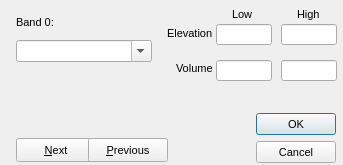
<?xml version="1.0"?>
<ui version="4.0">
  <class>TerrainSoundDialog</class>
  <widget class="QDialog" name="IDD_TERRAIN_SOUND_DIALOG">
    <property name="geometry">
      <rect>
        <x>0</x>
        <y>0</y>
        <width>343</width>
        <height>165</height>
      </rect>
    </property>
    <property name="windowTitle">
      <string>Terrain Ambient Sound</string>
    </property>
    <property name="font">
      <font>
        <family>Liberation Sans</family>
        <pointsize>8</pointsize>
        <bold>false</bold>
        <italic>false</italic>
      </font>
    </property>
    <property name="enabled">
      <bool>true</bool>
    </property>
    <property name="windowFlags">
      <set>Qt::Dialog|Qt::WindowCloseButtonHint</set>
    </property>
    <property name="minimumSize">
      <size>
        <width>343</width>
        <height>165</height>
      </size>
    </property>
    <property name="maximumSize">
      <size>
        <width>343</width>
        <height>165</height>
      </size>
    </property>
    <widget class="QLabel" name="IDC_STATIC">
      <property name="geometry">
        <rect>
          <x>232</x>
          <y>8</y>
          <width>51</width>
          <height>16</height>
        </rect>
      </property>
      <property name="text">
        <string>Low</string>
      </property>
      <property name="visible">
        <bool>true</bool>
      </property>
      <property name="enabled">
        <bool>true</bool>
      </property>
      <property name="alignment">
        <set>Qt::AlignLeft</set>
      </property>
    </widget>
    <widget class="QLabel" name="IDC_STATIC_2">
      <property name="geometry">
        <rect>
          <x>297</x>
          <y>8</y>
          <width>51</width>
          <height>16</height>
        </rect>
      </property>
      <property name="text">
        <string>High</string>
      </property>
      <property name="visible">
        <bool>true</bool>
      </property>
      <property name="enabled">
        <bool>true</bool>
      </property>
      <property name="alignment">
        <set>Qt::AlignLeft</set>
      </property>
    </widget>
    <widget class="QLabel" name="IDC_TERRAIN_SOUND_BAND_TEXT">
      <property name="geometry">
        <rect>
          <x>16</x>
          <y>16</y>
          <width>54</width>
          <height>14</height>
        </rect>
      </property>
      <property name="text">
        <string>Band 0:</string>
      </property>
      <property name="visible">
        <bool>true</bool>
      </property>
      <property name="enabled">
        <bool>true</bool>
      </property>
      <property name="alignment">
        <set>Qt::AlignLeft</set>
      </property>
    </widget>
    <widget class="QLineEdit" name="IDC_TERRAIN_SOUND_LOW_ALT">
      <property name="geometry">
        <rect>
          <x>216</x>
          <y>24</y>
          <width>56</width>
          <height>21</height>
        </rect>
      </property>
      <property name="visible">
        <bool>true</bool>
      </property>
      <property name="enabled">
        <bool>true</bool>
      </property>
    </widget>
    <widget class="QLineEdit" name="IDC_TERRAIN_SOUND_HIGH_ALT">
      <property name="geometry">
        <rect>
          <x>281</x>
          <y>24</y>
          <width>56</width>
          <height>21</height>
        </rect>
      </property>
      <property name="visible">
        <bool>true</bool>
      </property>
      <property name="enabled">
        <bool>true</bool>
      </property>
    </widget>
    <widget class="QLabel" name="IDC_STATIC_3">
      <property name="geometry">
        <rect>
          <x>167</x>
          <y>27</y>
          <width>51</width>
          <height>16</height>
        </rect>
      </property>
      <property name="text">
        <string>Elevation</string>
      </property>
      <property name="visible">
        <bool>true</bool>
      </property>
      <property name="enabled">
        <bool>true</bool>
      </property>
      <property name="alignment">
        <set>Qt::AlignLeft</set>
      </property>
    </widget>
    <widget class="QComboBox" name="IDC_TERRAIN_SOUND_COMBO">
      <property name="maxVisibleItems">
        <number>7</number>
      </property>
      <property name="geometry">
        <rect>
          <x>16</x>
          <y>40</y>
          <width>136</width>
          <height>22</height>
        </rect>
      </property>
      <property name="visible">
        <bool>true</bool>
      </property>
      <property name="enabled">
        <bool>true</bool>
      </property>
      <property name="editable">
        <bool>true</bool>
      </property>
    </widget>
    <widget class="QLineEdit" name="IDC_TERRAIN_SOUND_LOW_VOLUME">
      <property name="geometry">
        <rect>
          <x>216</x>
          <y>60</y>
          <width>56</width>
          <height>21</height>
        </rect>
      </property>
      <property name="visible">
        <bool>true</bool>
      </property>
      <property name="enabled">
        <bool>true</bool>
      </property>
    </widget>
    <widget class="QLineEdit" name="IDC_TERRAIN_SOUND_HIGH_VOLUME">
      <property name="geometry">
        <rect>
          <x>281</x>
          <y>60</y>
          <width>56</width>
          <height>21</height>
        </rect>
      </property>
      <property name="visible">
        <bool>true</bool>
      </property>
      <property name="enabled">
        <bool>true</bool>
      </property>
    </widget>
    <widget class="QLabel" name="IDC_STATIC_4">
      <property name="geometry">
        <rect>
          <x>176</x>
          <y>62</y>
          <width>51</width>
          <height>16</height>
        </rect>
      </property>
      <property name="text">
        <string>Volume</string>
      </property>
      <property name="visible">
        <bool>true</bool>
      </property>
      <property name="enabled">
        <bool>true</bool>
      </property>
      <property name="alignment">
        <set>Qt::AlignLeft</set>
      </property>
    </widget>
    <widget class="QPushButton" name="IDOK">
      <property name="geometry">
        <rect>
          <x>256</x>
          <y>113</y>
          <width>80</width>
          <height>22</height>
        </rect>
      </property>
      <property name="text">
        <string>OK</string>
      </property>
      <property name="visible">
        <bool>true</bool>
      </property>
      <property name="enabled">
        <bool>true</bool>
      </property>
      <property name="default">
        <bool>true</bool>
      </property>
      <property name="autoDefault">
        <bool>true</bool>
      </property>
    </widget>
    <widget class="QPushButton" name="IDC_TERRAIN_SOUND_NEXT">
      <property name="geometry">
        <rect>
          <x>16</x>
          <y>138</y>
          <width>80</width>
          <height>24</height>
        </rect>
      </property>
      <property name="text">
        <string>&amp;Next</string>
      </property>
      <property name="visible">
        <bool>true</bool>
      </property>
      <property name="enabled">
        <bool>true</bool>
      </property>
      <property name="default">
        <bool>false</bool>
      </property>
      <property name="autoDefault">
        <bool>false</bool>
      </property>
    </widget>
    <widget class="QPushButton" name="IDC_TERRAIN_SOUND_PREV">
      <property name="geometry">
        <rect>
          <x>88</x>
          <y>138</y>
          <width>80</width>
          <height>24</height>
        </rect>
      </property>
      <property name="text">
        <string>&amp;Previous</string>
      </property>
      <property name="visible">
        <bool>true</bool>
      </property>
      <property name="enabled">
        <bool>true</bool>
      </property>
      <property name="default">
        <bool>false</bool>
      </property>
      <property name="autoDefault">
        <bool>false</bool>
      </property>
    </widget>
    <widget class="QPushButton" name="IDCANCEL">
      <property name="geometry">
        <rect>
          <x>256</x>
          <y>141</y>
          <width>80</width>
          <height>22</height>
        </rect>
      </property>
      <property name="text">
        <string>Cancel</string>
      </property>
      <property name="visible">
        <bool>true</bool>
      </property>
      <property name="enabled">
        <bool>true</bool>
      </property>
      <property name="default">
        <bool>false</bool>
      </property>
      <property name="autoDefault">
        <bool>false</bool>
      </property>
    </widget>
    <action name="IDD_ORPHANHUNTER">
      <property name="text">
        <string>Orphan Hunter</string>
      </property>
    </action>
    <action name="IDD_REORDER_PAGES">
      <property name="text">
        <string>Reorder Net Pages</string>
      </property>
    </action>
    <action name="IDD_SHOW_ALL_CHECKED_OUT">
      <property name="text">
        <string>Show All Pages Checked Out</string>
      </property>
    </action>
    <action name="IDM_IMPORT_BITMAP">
      <property name="text">
        <string>Bitmap/Animation Converter...</string>
      </property>
    </action>
    <action name="ID_APP_ABOUT">
      <property name="text">
        <string>&amp;About editor...</string>
      </property>
    </action>
    <action name="ID_APP_EXIT">
      <property name="text">
        <string>E&amp;xit</string>
      </property>
      <property name="shortcut">
        <string>Alt+X</string>
      </property>
    </action>
    <action name="ID_BRIEFING_EDITOR">
      <property name="text">
        <string>Briefing Editor...</string>
      </property>
    </action>
    <action name="ID_BUTTON_LIGHTING">
      <property name="text">
        <string>ID_BUTTON_LIGHTING</string>
      </property>
    </action>
    <action name="ID_BUTTON_OUTLINE">
      <property name="text">
        <string>ID_BUTTON_OUTLINE</string>
      </property>
    </action>
    <action name="ID_BUTTON_WINDOWSELECTION">
      <property name="text">
        <string>ID_BUTTON_WINDOWSELECTION</string>
      </property>
    </action>
    <action name="ID_D3HELP">
      <property name="text">
        <string>Help on D3 Editor</string>
      </property>
    </action>
    <action name="ID_EDITORS_AIPROPERTIES">
      <property name="text">
        <string>AI Properties...</string>
      </property>
    </action>
    <action name="ID_EDITORS_AMBIENTSOUNDS">
      <property name="text">
        <string>Ambient Sounds...</string>
      </property>
    </action>
    <action name="ID_EDITORS_DALLAS">
      <property name="text">
        <string>Dallas Graphical Script Editor...</string>
      </property>
    </action>
    <action name="ID_EDITORS_FILES">
      <property name="text">
        <string>Files...</string>
      </property>
    </action>
    <action name="ID_EDITORS_MEGACELLS">
      <property name="text">
        <string>Megacells...</string>
      </property>
    </action>
    <action name="ID_EDIT_ADDSELECT">
      <property name="text">
        <string>Add Current Room to Selected List</string>
      </property>
    </action>
    <action name="ID_EDIT_ATTACH">
      <property name="text">
        <string>&amp;Attach</string>
      </property>
    </action>
    <action name="ID_EDIT_CLEARSELECTED">
      <property name="text">
        <string>Clear Selected List</string>
      </property>
    </action>
    <action name="ID_EDIT_COPY">
      <property name="text">
        <string>&amp;Copy</string>
      </property>
      <property name="shortcut">
        <string>Ctrl+Ins</string>
      </property>
    </action>
    <action name="ID_EDIT_CUT">
      <property name="text">
        <string>Cu&amp;t</string>
      </property>
      <property name="shortcut">
        <string>Shift+Del</string>
      </property>
    </action>
    <action name="ID_EDIT_DELETE">
      <property name="text">
        <string>&amp;Delete</string>
      </property>
    </action>
    <action name="ID_EDIT_LOADSCRAP">
      <property name="text">
        <string>Load Scrap from Disk</string>
      </property>
    </action>
    <action name="ID_EDIT_PASTE">
      <property name="text">
        <string>&amp;Paste</string>
      </property>
      <property name="shortcut">
        <string>Shift+Ins</string>
      </property>
    </action>
    <action name="ID_EDIT_PLACE">
      <property name="text">
        <string>&amp;Place in Mine</string>
      </property>
    </action>
    <action name="ID_EDIT_PLACE_TERRAIN">
      <property name="text">
        <string>&amp;Place on Terrain</string>
      </property>
    </action>
    <action name="ID_EDIT_REMOVESELECT">
      <property name="text">
        <string>Remove Current Room from Selected List</string>
      </property>
    </action>
    <action name="ID_EDIT_SAVESCRAP">
      <property name="text">
        <string>Save Scrap to Disk</string>
      </property>
    </action>
    <action name="ID_EDIT_SELECTATTACHED">
      <property name="text">
        <string>Select All Rooms Attached to Current Room</string>
      </property>
    </action>
    <action name="ID_EDIT_UNDO">
      <property name="text">
        <string>&amp;Undo</string>
      </property>
      <property name="shortcut">
        <string>Alt+Backspace</string>
      </property>
    </action>
    <action name="ID_FILE_AUTOSAVE">
      <property name="text">
        <string>Autosave</string>
      </property>
      <property name="checkable">
        <bool>true</bool>
      </property>
    </action>
    <action name="ID_FILE_CHECKMINE">
      <property name="text">
        <string>&amp;Check Mine</string>
      </property>
    </action>
    <action name="ID_FILE_FIXCRACKS">
      <property name="text">
        <string>Fix Level Cracks</string>
      </property>
    </action>
    <action name="ID_FILE_FIXDEGENERATEFACES">
      <property name="text">
        <string>Fix/Remove Degenerate Faces</string>
      </property>
    </action>
    <action name="ID_FILE_IMPORT_ROOM">
      <property name="text">
        <string>Import 3DSMax Room</string>
      </property>
    </action>
    <action name="ID_FILE_INFORMATION">
      <property name="text">
        <string>&amp;Information</string>
      </property>
      <property name="shortcut">
        <string>Alt+I</string>
      </property>
    </action>
    <action name="ID_FILE_LEAVE_EDITOR">
      <property name="text">
        <string>Go to main menu...</string>
      </property>
    </action>
    <action name="ID_FILE_LEVELPROPS">
      <property name="text">
        <string>Set Selected Room(s) Properties</string>
      </property>
    </action>
    <action name="ID_FILE_LEVEL_INFO">
      <property name="text">
        <string>Edit Level Info...</string>
      </property>
    </action>
    <action name="ID_FILE_MRU_FILE1">
      <property name="text">
        <string>Recent File</string>
      </property>
      <property name="enabled">
        <bool>false</bool>
      </property>
    </action>
    <action name="ID_FILE_NEW">
      <property name="text">
        <string>&amp;New</string>
      </property>
      <property name="shortcut">
        <string>Ctrl+N</string>
      </property>
    </action>
    <action name="ID_FILE_OPEN">
      <property name="text">
        <string>&amp;Open...</string>
      </property>
      <property name="shortcut">
        <string>Ctrl+O</string>
      </property>
    </action>
    <action name="ID_FILE_PLAY640X480">
      <property name="text">
        <string>&amp;Play in 640 x 480</string>
      </property>
      <property name="shortcut">
        <string>Alt+P</string>
      </property>
    </action>
    <action name="ID_FILE_PREFERENCES">
      <property name="text">
        <string>Preferences</string>
      </property>
    </action>
    <action name="ID_FILE_PRINT">
      <property name="text">
        <string>&amp;Print...</string>
      </property>
      <property name="shortcut">
        <string>Ctrl+P</string>
      </property>
    </action>
    <action name="ID_FILE_PRINT_PREVIEW">
      <property name="text">
        <string>Print Pre&amp;view</string>
      </property>
    </action>
    <action name="ID_FILE_PRINT_SETUP">
      <property name="text">
        <string>P&amp;rint Setup...</string>
      </property>
    </action>
    <action name="ID_FILE_REMOVEDUPLICATEFACESFROMCURRENTROOM">
      <property name="text">
        <string>Remove Duplicate Faces from Current Room</string>
      </property>
    </action>
    <action name="ID_FILE_REMOVEEXTRAPOINTS">
      <property name="text">
        <string>Remove Extra Points</string>
      </property>
    </action>
    <action name="ID_FILE_RESTOREGAMESTATE">
      <property name="text">
        <string>Restore Gamestate</string>
      </property>
    </action>
    <action name="ID_FILE_SAVE">
      <property name="text">
        <string>&amp;Save</string>
      </property>
      <property name="shortcut">
        <string>Ctrl+S</string>
      </property>
    </action>
    <action name="ID_FILE_SAVEGOALTEXT">
      <property name="text">
        <string>Save Goal Text to File</string>
      </property>
    </action>
    <action name="ID_FILE_SAVE_AS">
      <property name="text">
        <string>Save &amp;As...</string>
      </property>
    </action>
    <action name="ID_FILE_SAVE_COPY_AS">
      <property name="text">
        <string>Save Copy &amp;As...</string>
      </property>
    </action>
    <action name="ID_FILE_STATS">
      <property name="text">
        <string>Show Level Stats</string>
      </property>
    </action>
    <action name="ID_FILE_UPDATE">
      <property name="text">
        <string>&amp;Update</string>
      </property>
      <property name="shortcut">
        <string>Ctrl+S</string>
      </property>
    </action>
    <action name="ID_FILE_VERIFY_LEVEL">
      <property name="text">
        <string>Verify Level</string>
      </property>
    </action>
    <action name="ID_HOTSPOT_TGA">
      <property name="text">
        <string>HotSpot TGA Extractor...</string>
      </property>
    </action>
    <action name="ID_MINE_VIEW">
      <property name="text">
        <string>Mine View</string>
      </property>
      <property name="shortcut">
        <string>F2</string>
      </property>
    </action>
    <action name="ID_OBJBUTTON">
      <property name="text">
        <string>ID_OBJBUTTON</string>
      </property>
    </action>
    <action name="ID_OBJECT_DELETEOBJECT">
      <property name="text">
        <string>Delete Object</string>
      </property>
      <property name="shortcut">
        <string>Del</string>
      </property>
    </action>
    <action name="ID_OBJECT_MOVEPLAYER">
      <property name="text">
        <string>Move Player 0 to Viewer</string>
      </property>
    </action>
    <action name="ID_OBJECT_PLACECAMERAATCURRENTFACE">
      <property name="text">
        <string>Create New Camera at Current Face</string>
      </property>
    </action>
    <action name="ID_OBJECT_PLACECAMERAATVIEWER">
      <property name="text">
        <string>Create New Camera at Viewer</string>
      </property>
    </action>
    <action name="ID_OBJECT_PLACEOBJECT">
      <property name="text">
        <string>Place Object</string>
      </property>
      <property name="shortcut">
        <string>Ins</string>
      </property>
    </action>
    <action name="ID_OBJECT_PLACESOUNDSOURCEATVIEWER">
      <property name="text">
        <string>Create SoundSource at Viewer</string>
      </property>
    </action>
    <action name="ID_OBJECT_PLACEWAYPOINTATVIEWER">
      <property name="text">
        <string>Place Waypoint at Viewer</string>
      </property>
    </action>
    <action name="ID_OBJECT_SELECTBYNUMBER">
      <property name="text">
        <string>Select Object By Number</string>
      </property>
    </action>
    <action name="ID_OBJECT_SETCAMERAFROMVIEWER">
      <property name="text">
        <string>Move Camera to Viewer</string>
      </property>
    </action>
    <action name="ID_OBJECT_SETVIEWERFROMCAMERA">
      <property name="text">
        <string>Move Viewer to Camera</string>
      </property>
    </action>
    <action name="ID_OSIRISCOMPILE">
      <property name="text">
        <string>ID_OSIRISCOMPILE</string>
      </property>
    </action>
    <action name="ID_REINIT_OPENGL">
      <property name="text">
        <string>ID_REINIT_OPENGL</string>
      </property>
    </action>
    <action name="ID_ROOM_ADD">
      <property name="text">
        <string>&amp;Add Room at Current Face</string>
      </property>
      <property name="shortcut">
        <string>Shift+A</string>
      </property>
    </action>
    <action name="ID_ROOM_ADDVERTTONEWFACE">
      <property name="text">
        <string>Add Vert to New Face</string>
      </property>
      <property name="shortcut">
        <string>Shift+V</string>
      </property>
    </action>
    <action name="ID_ROOM_ATTACHROOM">
      <property name="text">
        <string>Attach Room</string>
      </property>
    </action>
    <action name="ID_ROOM_BUILDBRIDGE">
      <property name="text">
        <string>&amp;Build Bridge</string>
      </property>
    </action>
    <action name="ID_ROOM_BUILDSMOOTHBRIDGE">
      <property name="text">
        <string>Build Smooth Bridge</string>
      </property>
      <property name="shortcut">
        <string>Ctrl+B</string>
      </property>
    </action>
    <action name="ID_ROOM_CLEARCENTERPOINT">
      <property name="text">
        <string>Clear Center Point</string>
      </property>
    </action>
    <action name="ID_ROOM_COMBINE">
      <property name="text">
        <string>Combine Rooms</string>
      </property>
    </action>
    <action name="ID_ROOM_DELETE">
      <property name="text">
        <string>Delete Current Room</string>
      </property>
    </action>
    <action name="ID_ROOM_DELETECONNECTEDFACES">
      <property name="text">
        <string>Delete Connected Faces</string>
      </property>
    </action>
    <action name="ID_ROOM_DELETEFACE">
      <property name="text">
        <string>Delete Current Face</string>
      </property>
    </action>
    <action name="ID_ROOM_DELETEPORTAL">
      <property name="text">
        <string>Delete Current Portal</string>
      </property>
    </action>
    <action name="ID_ROOM_DELETEVERT">
      <property name="text">
        <string>Delete Current Vert From Face</string>
      </property>
    </action>
    <action name="ID_ROOM_DROPROOM">
      <property name="text">
        <string>Drop Room</string>
      </property>
    </action>
    <action name="ID_ROOM_FACE_ADDVERTTOEDGE">
      <property name="text">
        <string>Add Vert To Edge</string>
      </property>
    </action>
    <action name="ID_ROOM_FACE_DELETEVERTONEDGE">
      <property name="text">
        <string>Delete Vert on Edge</string>
      </property>
    </action>
    <action name="ID_ROOM_FACE_MOVEVERTONEDGE">
      <property name="text">
        <string>Move Vert on Edge</string>
      </property>
    </action>
    <action name="ID_ROOM_FACE_SPLITFACE">
      <property name="text">
        <string>Split Face</string>
      </property>
    </action>
    <action name="ID_ROOM_FINISHNEWFACE">
      <property name="text">
        <string>Add Last Point to New Face (Finish Face)</string>
      </property>
    </action>
    <action name="ID_ROOM_GRABTEXTURE">
      <property name="text">
        <string>Grab Texture</string>
      </property>
      <property name="shortcut">
        <string>G</string>
      </property>
    </action>
    <action name="ID_ROOM_JOINROOMS">
      <property name="text">
        <string>Join Rooms</string>
      </property>
    </action>
    <action name="ID_ROOM_JOINROOMSEXACT">
      <property name="text">
        <string>Join Rooms Exact</string>
      </property>
    </action>
    <action name="ID_ROOM_JOIN_ADJACENT_FACES">
      <property name="text">
        <string>Join Adjacent Faces</string>
      </property>
    </action>
    <action name="ID_ROOM_LINKTONEWEXTERNAL">
      <property name="text">
        <string>Link Room to New External Room</string>
      </property>
    </action>
    <action name="ID_ROOM_MARK">
      <property name="text">
        <string>&amp;Mark Room/Face</string>
      </property>
      <property name="shortcut">
        <string>Ctrl+M</string>
      </property>
    </action>
    <action name="ID_ROOM_MERGEOBJECTINTOROOM">
      <property name="text">
        <string>Merge Object into Room</string>
      </property>
    </action>
    <action name="ID_ROOM_NEXTFACE">
      <property name="text">
        <string>Next Face</string>
      </property>
      <property name="shortcut">
        <string>F</string>
      </property>
    </action>
    <action name="ID_ROOM_PLACEROOM">
      <property name="text">
        <string>Place Room at Current Room</string>
      </property>
    </action>
    <action name="ID_ROOM_PLACETERRAINROOM">
      <property name="text">
        <string>Place Room at Current Terrain Cell</string>
      </property>
    </action>
    <action name="ID_ROOM_PREVIOUSFACE">
      <property name="text">
        <string>Previous Face</string>
      </property>
      <property name="shortcut">
        <string>Shift+F</string>
      </property>
    </action>
    <action name="ID_ROOM_PROPAGATETOADJACENTCOPLANARFACES">
      <property name="text">
        <string>Propagate to Adjacent Coplanar Faces</string>
      </property>
      <property name="shortcut">
        <string>Ctrl+F</string>
      </property>
    </action>
    <action name="ID_ROOM_PROPAGATETOALL">
      <property name="text">
        <string>Propagate to All Faces in Room</string>
      </property>
      <property name="shortcut">
        <string>Shift+R</string>
      </property>
    </action>
    <action name="ID_ROOM_RENAMEROOM">
      <property name="text">
        <string>Rename Room</string>
      </property>
      <property name="shortcut">
        <string>Ctrl+R</string>
      </property>
    </action>
    <action name="ID_ROOM_ROTATEPLACEDROOM45DEGREES">
      <property name="text">
        <string>Rotate Placed Room 45 Degrees</string>
      </property>
    </action>
    <action name="ID_ROOM_SAVECURRENTROOM">
      <property name="text">
        <string>Save Current Room</string>
      </property>
    </action>
    <action name="ID_ROOM_SELECTBYNUMBER">
      <property name="text">
        <string>Select Room by Number</string>
      </property>
    </action>
    <action name="ID_ROOM_SELECTFACEBYNUMBER">
      <property name="text">
        <string>Select Face by Number</string>
      </property>
    </action>
    <action name="ID_ROOM_SETCENTERFROMVIEWER">
      <property name="text">
        <string>Set Room Center from Viewer</string>
      </property>
    </action>
    <action name="ID_ROOM_SNAPPLACEDROOM">
      <property name="text">
        <string>Snap Placed Room</string>
      </property>
    </action>
    <action name="ID_ROOM_SNAPPOINTTOEDGE">
      <property name="text">
        <string>Snap Point to Edge</string>
      </property>
    </action>
    <action name="ID_ROOM_SNAPPOINTTOFACE">
      <property name="text">
        <string>Snap Point to Face</string>
      </property>
    </action>
    <action name="ID_ROOM_SNAPPOINTTOPOINT">
      <property name="text">
        <string>Snap Point to Point</string>
      </property>
    </action>
    <action name="ID_ROOM_SPLITFACE">
      <property name="text">
        <string>Triangulate face</string>
      </property>
    </action>
    <action name="ID_ROOM_STARTNEWFACE">
      <property name="text">
        <string>Add First Point to New Face (Start Face)</string>
      </property>
    </action>
    <action name="ID_ROOM_SWAPMAKEDANDCURRENTROOMFACE">
      <property name="text">
        <string>Swap Marked and Current Room/Face</string>
      </property>
    </action>
    <action name="ID_ROOM_UNDOSNAP">
      <property name="text">
        <string>Undo Snap</string>
      </property>
    </action>
    <action name="ID_ROOM_UNPLACEROOM">
      <property name="text">
        <string>Un-place Room/Group/Door</string>
      </property>
    </action>
    <action name="ID_ROOM_VIEW">
      <property name="text">
        <string>Room View</string>
      </property>
      <property name="shortcut">
        <string>F4</string>
      </property>
    </action>
    <action name="ID_SCRIPT_LEVEL_INTERFACE">
      <property name="text">
        <string>Levels and Scripts...</string>
      </property>
    </action>
    <action name="ID_SUBEDITORS_FONT">
      <property name="text">
        <string>Font Editor...</string>
      </property>
    </action>
    <action name="ID_SUBEDITORS_HOGMAKER">
      <property name="text">
        <string>Hog Maker...</string>
      </property>
    </action>
    <action name="ID_SUBEDITORS_TABLEFILEEDIT">
      <property name="text">
        <string>Table File Text Editor...</string>
      </property>
    </action>
    <action name="ID_SUBEDITORS_TABLEFILEFILTER">
      <property name="text">
        <string>Table File Filter...</string>
      </property>
    </action>
    <action name="ID_TABLEEDIT_FILE_EXIT">
      <property name="text">
        <string>&amp;Exit</string>
      </property>
    </action>
    <action name="ID_TABLEEDIT_FILE_LOAD">
      <property name="text">
        <string>&amp;Load...</string>
      </property>
    </action>
    <action name="ID_TABLEEDIT_FILE_SAVE">
      <property name="text">
        <string>&amp;Save</string>
      </property>
    </action>
    <action name="ID_TABLEEDIT_FILE_SAVE_AS">
      <property name="text">
        <string>S&amp;ave as...</string>
      </property>
    </action>
    <action name="ID_TABLEFILTER_FILE_EXIT">
      <property name="text">
        <string>Exit</string>
      </property>
    </action>
    <action name="ID_TABLEFILTER_FILE_LOAD">
      <property name="text">
        <string>Load...</string>
      </property>
    </action>
    <action name="ID_TABLEFILTER_FILE_NEW">
      <property name="text">
        <string>New</string>
      </property>
    </action>
    <action name="ID_TABLEFILTER_FILE_SAVE">
      <property name="text">
        <string>Save</string>
      </property>
    </action>
    <action name="ID_TABLEFILTER_FILE_SAVEAS">
      <property name="text">
        <string>Save as...</string>
      </property>
    </action>
    <action name="ID_TERRAIN_VIEW">
      <property name="text">
        <string>Terrain View</string>
      </property>
      <property name="shortcut">
        <string>F3</string>
      </property>
    </action>
    <action name="ID_TEST_TEST1">
      <property name="text">
        <string>Test function 1</string>
      </property>
    </action>
    <action name="ID_TEST_TEST2">
      <property name="text">
        <string>Test function 2</string>
      </property>
    </action>
    <action name="ID_TEST_TEST3">
      <property name="text">
        <string>Test function 3</string>
      </property>
    </action>
    <action name="ID_TOOLS_WORLD_OBJECTS_BUILDINGS">
      <property name="text">
        <string>Buildings...</string>
      </property>
    </action>
    <action name="ID_TOOLS_WORLD_OBJECTS_CLUTTER">
      <property name="text">
        <string>Clutter...</string>
      </property>
    </action>
    <action name="ID_TOOLS_WORLD_OBJECTS_DOOR">
      <property name="text">
        <string>Doors...</string>
      </property>
    </action>
    <action name="ID_TOOLS_WORLD_OBJECTS_LIGHTS">
      <property name="text">
        <string>Lights...</string>
      </property>
    </action>
    <action name="ID_TOOLS_WORLD_OBJECTS_PLAYER">
      <property name="text">
        <string>Player Ships...</string>
      </property>
    </action>
    <action name="ID_TOOLS_WORLD_OBJECTS_POWERUPS">
      <property name="text">
        <string>Powerups...</string>
      </property>
    </action>
    <action name="ID_TOOLS_WORLD_OBJECTS_ROBOTS">
      <property name="text">
        <string>Robots...</string>
      </property>
    </action>
    <action name="ID_TOOLS_WORLD_OBJECTS_SOUND">
      <property name="text">
        <string>Sounds...</string>
      </property>
    </action>
    <action name="ID_TOOLS_WORLD_TEXTURES">
      <property name="text">
        <string>Textures...</string>
      </property>
    </action>
    <action name="ID_TOOLS_WORLD_WEAPONS">
      <property name="text">
        <string>Weapons...</string>
      </property>
    </action>
    <action name="ID_VIEW_CENTERONCUBE">
      <property name="text">
        <string>Center on Current &amp;Room</string>
      </property>
      <property name="shortcut">
        <string>Home</string>
      </property>
    </action>
    <action name="ID_VIEW_CENTERONMINE">
      <property name="text">
        <string>Center on &amp;Mine Origin</string>
      </property>
    </action>
    <action name="ID_VIEW_CENTERONOBJECT">
      <property name="text">
        <string>Center on Current &amp;Object</string>
      </property>
    </action>
    <action name="ID_VIEW_DELETEVIEWER">
      <property name="text">
        <string>Delete Viewer</string>
      </property>
    </action>
    <action name="ID_VIEW_FLIP">
      <property name="text">
        <string>Flip Viewer</string>
      </property>
      <property name="shortcut">
        <string>/</string>
      </property>
    </action>
    <action name="ID_VIEW_KEYPAD_TOGGLE">
      <property name="text">
        <string>Keypad</string>
      </property>
      <property name="shortcut">
        <string>F10</string>
      </property>
    </action>
    <action name="ID_VIEW_MOVECAMERATOCURRENTOBJECT">
      <property name="text">
        <string>Move camera to Current Object</string>
      </property>
    </action>
    <action name="ID_VIEW_MOVECAMERATOSELECTEDFACE">
      <property name="text">
        <string>Move camera to &amp;Current Face</string>
      </property>
      <property name="shortcut">
        <string>Shift+C</string>
      </property>
    </action>
    <action name="ID_VIEW_MOVECAMERATOSELECTEDROOM">
      <property name="text">
        <string>Move camera to &amp;Current Room</string>
      </property>
      <property name="shortcut">
        <string>C</string>
      </property>
    </action>
    <action name="ID_VIEW_NEWVIEWER">
      <property name="text">
        <string>New Viewer</string>
      </property>
    </action>
    <action name="ID_VIEW_NEXTVIEWER">
      <property name="text">
        <string>Next Viewer</string>
      </property>
    </action>
    <action name="ID_VIEW_RESETVIEWRADIUS">
      <property name="text">
        <string>Reset View Radius</string>
      </property>
    </action>
    <action name="ID_VIEW_SHOWOBJECTSINWIREFRAMEVIEW">
      <property name="text">
        <string>Show objects in Wireframe view</string>
      </property>
    </action>
    <action name="ID_VIEW_SHOWVIEWERFORWARDVECTOR">
      <property name="text">
        <string>Show Viewer Forward Vector</string>
      </property>
    </action>
    <action name="ID_VIEW_STATUS_BAR">
      <property name="text">
        <string>&amp;Status Bar</string>
      </property>
    </action>
    <action name="ID_VIEW_TEXTUREMINE">
      <property name="text">
        <string>Te&amp;xtured view</string>
      </property>
    </action>
    <action name="ID_VIEW_TOOLBAR">
      <property name="text">
        <string>&amp;Toolbar</string>
      </property>
    </action>
    <action name="ID_VIEW_VIEWPROP">
      <property name="text">
        <string>Display Viewer Properties</string>
      </property>
    </action>
    <action name="ID_VIEW_WIREFRAMEMINE">
      <property name="text">
        <string>&amp;Wireframe view</string>
      </property>
    </action>
    <action name="ID_WINDOW_CASCADE">
      <property name="text">
        <string>&amp;Cascade</string>
      </property>
    </action>
    <action name="ID_WINDOW_TILE">
      <property name="text">
        <string>&amp;Tile</string>
      </property>
    </action>
    <action name="ID_ZBUTTON">
      <property name="text">
        <string>ID_ZBUTTON</string>
      </property>
    </action>
  </widget>
</ui>
